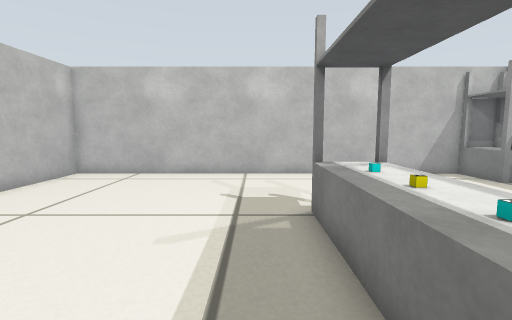
View 1 (above)

12 first-person views from a walk through a world built for the Gazebo simulator. The camera is 0.4 m above the floor, tilts 6° down and sees 85° across. The floor is counted in squares, 0.2 m on a side. Each view is taken from the middle of a square. On the plan, view 1 faces up. The plan holds only what a view shows up to about 16 squares ahead; the rest is blank.

View 2
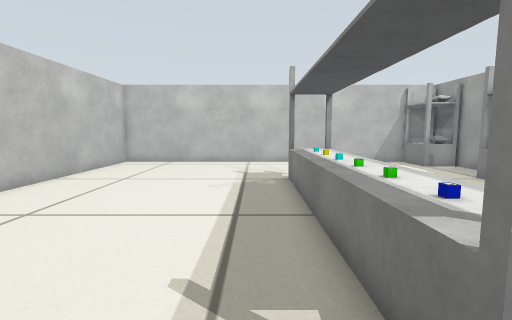

View 3
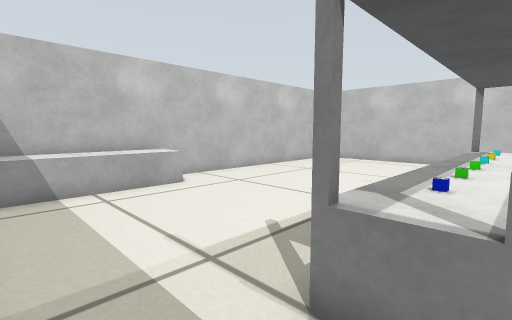

View 4
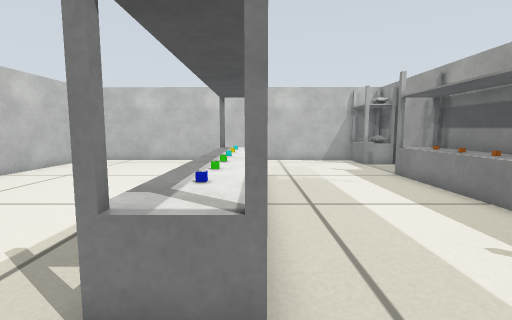

View 5
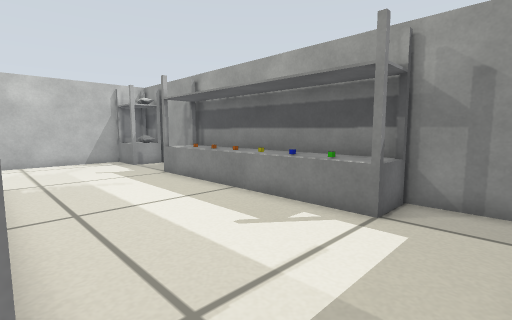

View 6
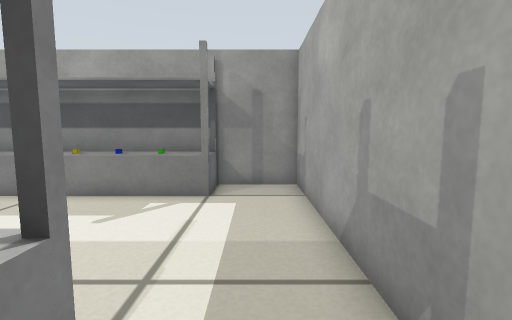

View 7
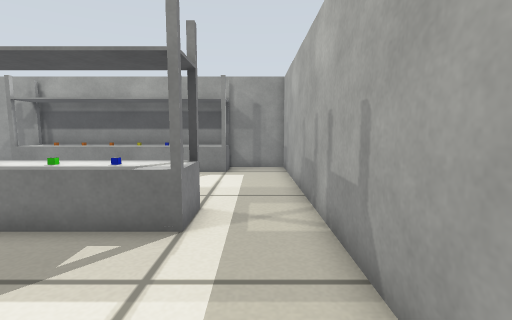

View 8
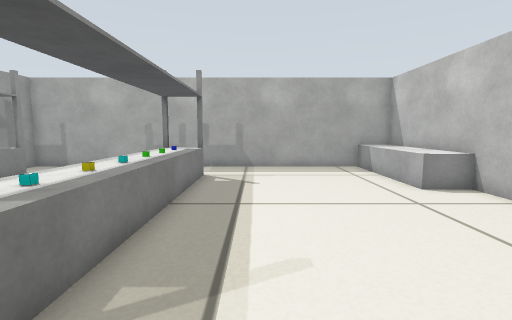

View 9
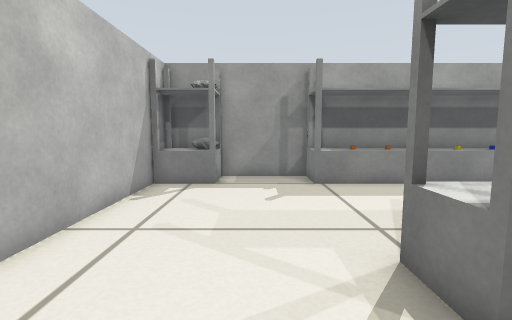

View 10
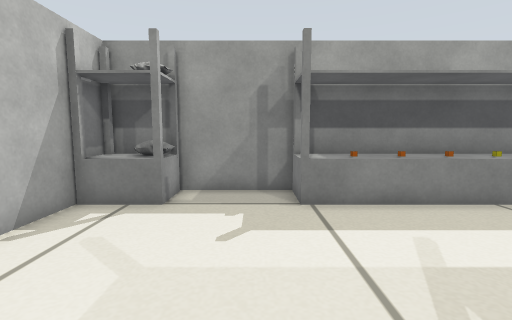

View 11
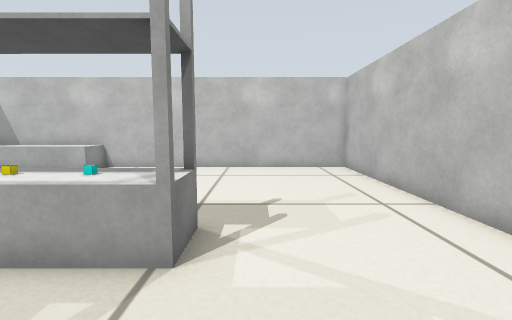

View 12
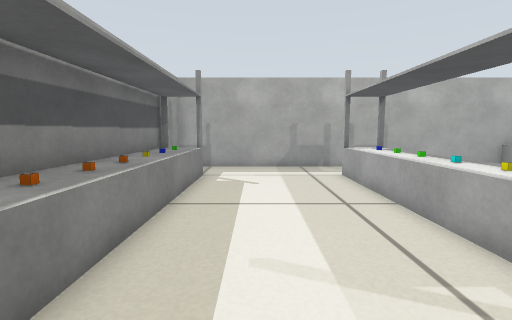

### Floor plan
Points are (right, up) in squares from view 1. A wall is a line through its corners. A room is listed if a view was taken in it or the views show most of it. See-through windows are left out.
Room 1 (views 1, 2, 6, 7, 8, 9, 10)
walls: (3.5, 12.9) (-8.4, 12.9) (-8.4, -6.5); (-6.7, -6.5) (2.5, -6.5)
low walls: (1.4, 5.4) (1.4, 6.8) (2.6, 6.8); (1.4, 2.4) (1.4, 3.6); (-8.3, -0.4) (-6.7, -0.4) (-6.7, -6.5); (2.6, -3.5) (1.4, -3.5) (1.4, -0.4)
ways out: opening at (3, -5) to room 2; opening at (4, 9.5) to room 2
objects: grey post (-8, 0); grey post (-7, 0); grey post (1, -3); grey post (1, 7); marker (2, -2); marker (2, 0); other object (2, 1); marker (2, 2); marker (2, 4); marker (2, 5); grey post (3, 7)
Room 2 (views 3, 4, 5, 11, 12)
walls: (11.3, -2.6) (11.3, 10.6); (9.4, 12.9) (3.5, 12.9); (2.5, -6.5) (11.3, -6.5) (11.3, -3.4); (11.3, 12.9) (9.7, 12.9)
low walls: (9.4, 2.4) (9.4, 3.6); (9.4, 5.4) (9.4, 6.6); (9.4, -1.6) (9.4, -0.3); (3.1, 6.6) (3.1, -2.4); (11, -3.6) (10.1, -3.6); (9.4, 11.4) (9.4, 12.9)
ways out: opening at (3, -5) to room 1; opening at (4, 9.5) to room 1
objects: grey post (3, -3); grey post (9, 11); grey post (10, -3); other object (10, -2); other object (10, 0); other object (10, 1); other object (10, 2); other object (10, 4); marker (10, 5); grey post (10, 7); rack (10, 11); grey post (11, -3); grey post (11, 7); grey post (11, 11)

Positions as (right, up) in squares from view 1, and headings:
1: (0, 0), facing up
2: (0, -5), facing up
3: (3, -6), facing up-left
4: (3, -6), facing up
5: (3, -6), facing up-right
6: (1, -5), facing right
7: (-4, -5), facing right
8: (-1, 9), facing down
9: (-1, 9), facing right
10: (2, 8), facing right
11: (7, 8), facing left
12: (7, 9), facing down
